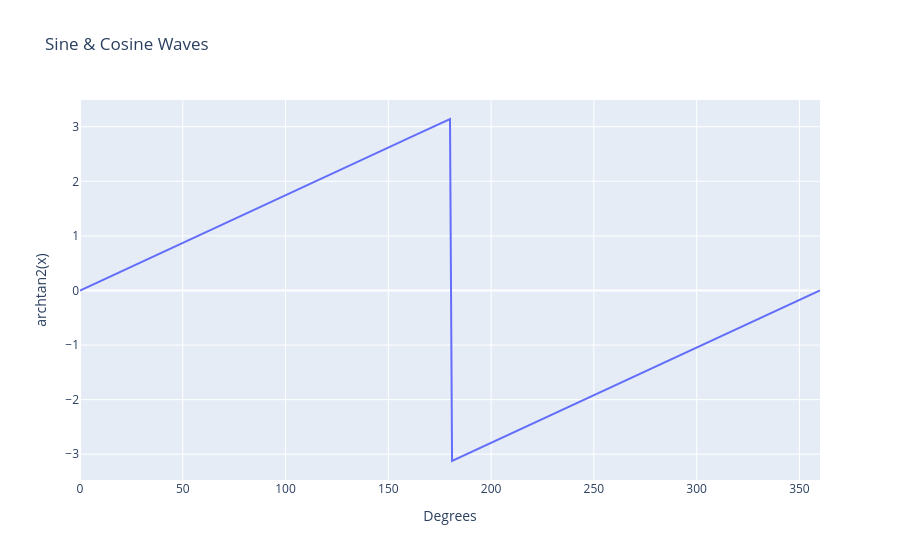

The notebook cell this image was saved under:
### Code cell
import plotly.express as px
import numpy as np
import pandas as pd

degrees = np.arange(0, 361)
radians = np.radians(degrees)
sinx = np.sin(radians)
cosx = np.cos(radians)

df = pd.DataFrame({
    "Degrees": degrees,
    "archtan2(x)": np.arctan2(sinx, cosx)
})

fig = px.line(df, x="Degrees", y="archtan2(x)", title="Sine & Cosine Waves")
fig.show()

### Figure 1 — Plotly figure (JSON) as saved in the notebook; plotly's stock layout.template omitted (floating-point values rounded to 4 significant figures; data arrays with more than 128 entries replaced by an {"elided": "..."} marker saying what was removed)
{"data": [{"hovertemplate": "Degrees=%{x}<br>archtan2(x)=%{y}<extra></extra>", "legendgroup": "", "line": {"color": "#636efa", "dash": "solid"}, "marker": {"symbol": "circle"}, "mode": "lines", "name": "", "orientation": "v", "showlegend": false, "type": "scatter", "x": {"elided": "361 int values"}, "xaxis": "x", "y": {"elided": "361 float values"}, "yaxis": "y"}], "layout": {"legend": {"tracegroupgap": 0}, "title": {"text": "Sine & Cosine Waves"}, "xaxis": {"anchor": "y", "domain": [0, 1], "title": {"text": "Degrees"}}, "yaxis": {"anchor": "x", "domain": [0, 1], "title": {"text": "archtan2(x)"}}}}
